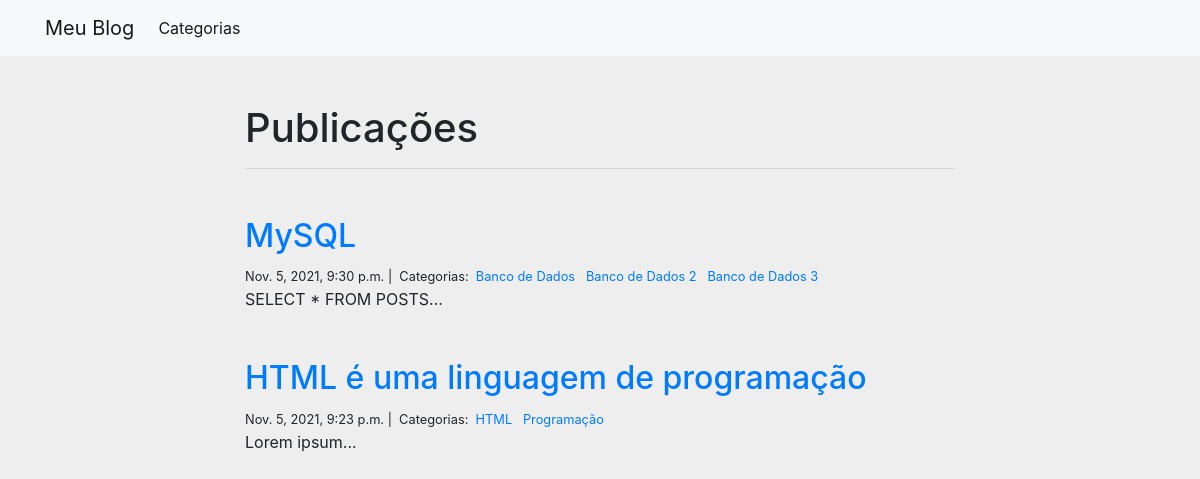
The page / on the database its author committed.
### blog/models.py (models this page shows, shortened)
class Post(models.Model):
    titulo = models.CharField(max_length=100)
    conteudo = models.TextField()
    criado_em = models.DateTimeField(auto_now_add=True)
    alterado_em = models.DateTimeField(auto_now=True)
    categorias = models.ManyToManyField(Categoria, related_name='posts')

class Categoria(models.Model):
    nome = models.CharField(max_length=40)

### blog/views.py (the view)
# urls.py: path('', index, name='index'),
def index(request):
    posts = Post.objects.all().order_by('-criado_em')
    context = {
        'posts': posts,
    }
    return render(request, 'index.html', context)

### blog/templates/index.html
{% extends 'base.html' %}
{% block container %}
    <div class="col-md-8 offset-md-2">
        <h1 class="mt-5">Publicações</h1>
        <hr>
        {% for post in posts %}
            <div class="my-5">
                <h2><a href="{% url 'visualizar_post' post.pk %}">{{ post.titulo }}</a></h2>
                <small>
                    {{ post.criado_em }} |&nbsp;
                    Categorias:&nbsp;
                    {% for categoria in post.categorias.all %}
                        <a href="{% url 'post_categoria' categoria.nome %}">
                            {{ categoria.nome }}
                        </a>&nbsp;
                    {% endfor %}
                </small>
                <p>{{ post.conteudo | slice:':400' }}...</p>
            </div>
        {% endfor %}
    </div>
{% endblock %}

### rows shown on the page
Post: titulo "MySQL", criado_em "Nov. 5, 2021, 9:30 p.m.", conteudo "SELECT * FROM POSTS"
Categoria: nome "Banco de Dados"
Categoria: nome "Banco de Dados 2"
Categoria: nome "Banco de Dados 3"
Post: titulo "HTML é uma linguagem de programação", criado_em "Nov. 5, 2021, 9:23 p.m.", conteudo "Lorem ipsum"
Categoria: nome "HTML"
Categoria: nome "Programação"
